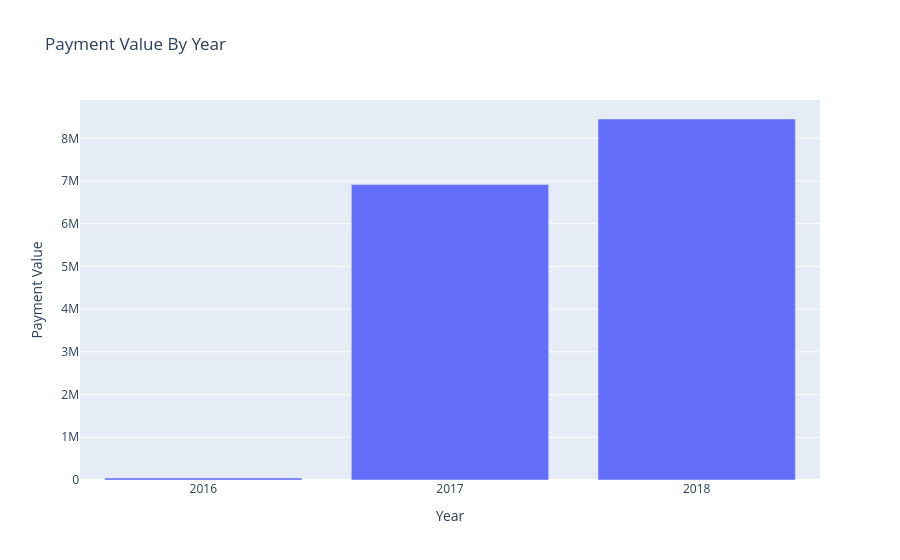

The cell this chart's notebook holds for it:
### Code cell
import plotly.express as px

fig = px.bar(
    x=merged_order_payment_year.index,
    y=merged_order_payment_year["payment_value"],
    title="Payment Value By Year",
    labels={
        "x": "Year",
        "y": "Payment Value"
    }
)

fig.update_xaxes(tickvals=[2016, 2017, 2018])

fig.show()

### Figure 1 — Plotly figure (JSON) as saved in the notebook; plotly's stock layout.template omitted (floating-point values rounded to 4 significant figures)
{"data": [{"hovertemplate": "Year=%{x}<br>Payment Value=%{y}<extra></extra>", "legendgroup": "", "marker": {"color": "#636efa", "pattern": {"shape": ""}}, "name": "", "orientation": "v", "showlegend": false, "textposition": "auto", "type": "bar", "x": [2016, 2017, 2018], "xaxis": "x", "y": [47290.0, 6920000.0, 8452000.0], "yaxis": "y"}], "layout": {"barmode": "relative", "legend": {"tracegroupgap": 0}, "title": {"text": "Payment Value By Year"}, "xaxis": {"anchor": "y", "domain": [0, 1], "tickvals": [2016, 2017, 2018], "title": {"text": "Year"}}, "yaxis": {"anchor": "x", "domain": [0, 1], "title": {"text": "Payment Value"}}}}
